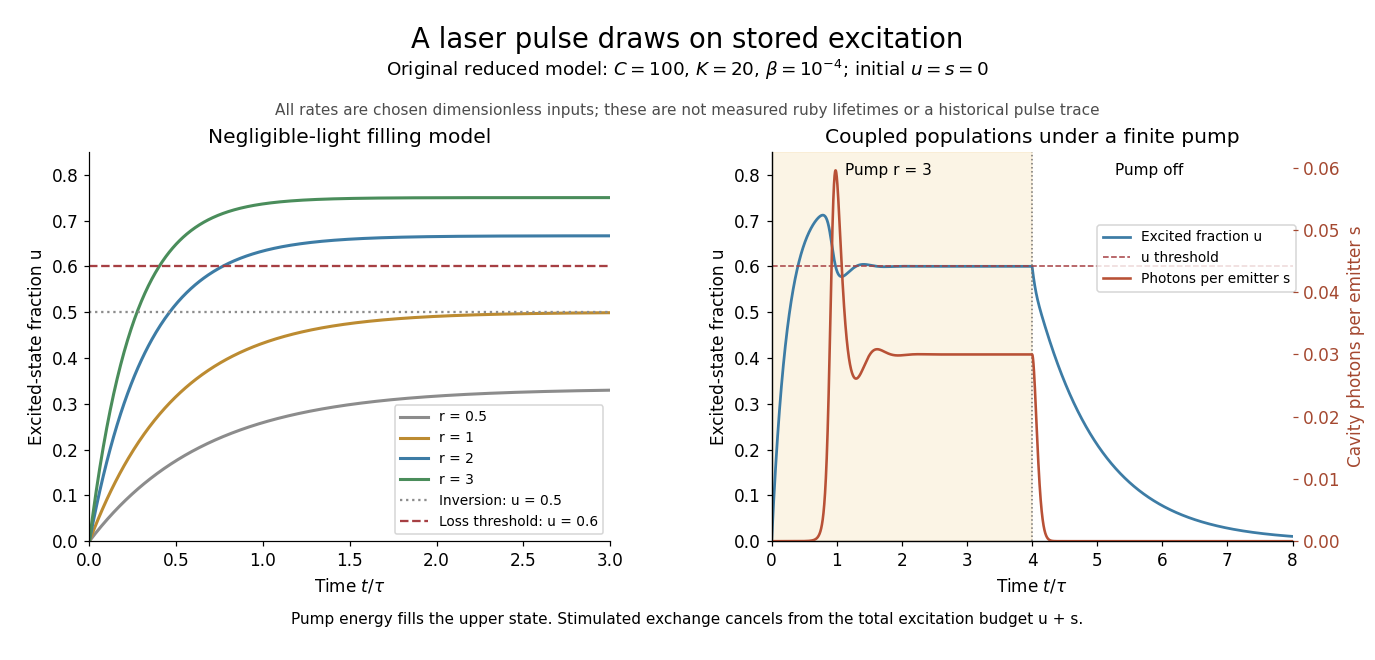

This chart was generated by the following Python code:
"""Original three-level population model, not a fit to ruby measurements.

Python 3.14 / numpy 2.3 / matplotlib 3.10. Matching PNG is written to the CWD.
The normalized equations count stored excitations and selected-mode photons.
"""
from pathlib import Path

import matplotlib

matplotlib.use("Agg")
import matplotlib.pyplot as plt
import numpy as np


def integrate(step=.0005, end=8., pump_end=4., coupling=100., loss=20., beta=1e-4):
    """RK4 on two constant-pump intervals; no step straddles the switch."""
    times = [0.]
    states = [np.zeros(2)]
    for start, stop, pump in [(0., pump_end, 3.), (pump_end, end, 0.)]:
        n = round((stop-start)/step)
        h = (stop-start)/n
        y = states[-1].copy()
        def rhs(z):
            u, s = z
            stimulated = coupling*(2*u-1)*s
            return np.array([pump*(1-u)-u-stimulated,
                             stimulated-loss*s+beta*u])
        for i in range(n):
            k1 = rhs(y)
            k2 = rhs(y+h*k1/2)
            k3 = rhs(y+h*k2/2)
            k4 = rhs(y+h*k3)
            y = y+h*(k1+2*k2+2*k3+k4)/6
            times.append(start+(i+1)*h)
            states.append(y.copy())
    return np.asarray(times), np.asarray(states)


def main():
    plt.rcParams.update({"font.size":11, "axes.spines.top":False,
                         "axes.spines.right":False})
    fig, axes = plt.subplots(1, 2, figsize=(12.5, 6), facecolor="white")
    fig.subplots_adjust(left=.065, right=.94, bottom=.18, top=.77, wspace=.31)
    x = np.linspace(0, 3, 601)
    for r, col in [(.5,"#8c8c8c"), (1.,"#bc8b31"), (2.,"#3d7ca5"), (3.,"#4a8d5b")]:
        u = r/(r+1)*(1-np.exp(-(r+1)*x))
        axes[0].plot(x, u, color=col, lw=2, label=f"r = {r:g}")
    axes[0].axhline(.5, color=".55", linestyle=":", label="Inversion: u = 0.5")
    axes[0].axhline(.6, color="#a63f43", linestyle="--", label="Loss threshold: u = 0.6")
    axes[0].set(xlabel=r"Time $t/\tau$", ylabel="Excited-state fraction u", xlim=(0, 3), ylim=(0, .85),
                title="Negligible-light filling model")
    axes[0].legend(loc="lower right", fontsize=9)
    xx, ys = integrate()
    assert np.all(ys >= -1e-12) and ys[:, 0].max() <= 1+1e-12
    ax = axes[1]
    ax.plot(xx, ys[:, 0], color="#3d7ca5", lw=1.8, label="Excited fraction u")
    ax.axhline(.6, color="#a63f43", linestyle="--", lw=1, label="u threshold")
    ax.axvline(4, color=".45", linestyle=":", lw=1)
    ax.axvspan(0, 4, color="#f3d8a3", alpha=.28)
    ax.set(xlabel=r"Time $t/\tau$", ylabel="Excited-state fraction u", xlim=(0, 8), ylim=(0, .85),
           title="Coupled populations under a finite pump")
    photons = ax.twinx()
    photons.plot(xx, ys[:, 1], color="#b85136", lw=1.7, label="Photons per emitter s")
    photons.set_ylabel("Cavity photons per emitter s", color="#a44830")
    photons.tick_params(axis="y", colors="#a44830")
    photons.spines["top"].set_visible(False)
    photons.set_ylim(bottom=0)
    ax.text(1.8, .80, "Pump r = 3", ha="center", fontsize=10)
    ax.text(5.8, .80, "Pump off", ha="center", fontsize=10)
    handles, labels = ax.get_legend_handles_labels()
    h2, l2 = photons.get_legend_handles_labels()
    ax.legend(handles+h2, labels+l2, fontsize=9, loc="upper right", bbox_to_anchor=(1.02, .83))
    fig.suptitle("A laser pulse draws on stored excitation", y=.96, fontsize=18)
    fig.text(.5, .885, r"Original reduced model: $C=100$, $K=20$, $\beta=10^{-4}$; initial $u=s=0$",
             ha="center", fontsize=12)
    fig.text(.5, .825, "All rates are chosen dimensionless inputs; these are not measured ruby lifetimes or a historical pulse trace",
             ha="center", color=".3", fontsize=10)
    fig.text(.5, .055, "Pump energy fills the upper state. Stimulated exchange cancels from the total excitation budget u + s.",
             ha="center", fontsize=10)
    fig.savefig(Path.cwd()/(Path(__file__).stem+".png"), dpi=110, facecolor="white")
    plt.close(fig)


if __name__ == "__main__":
    main()
